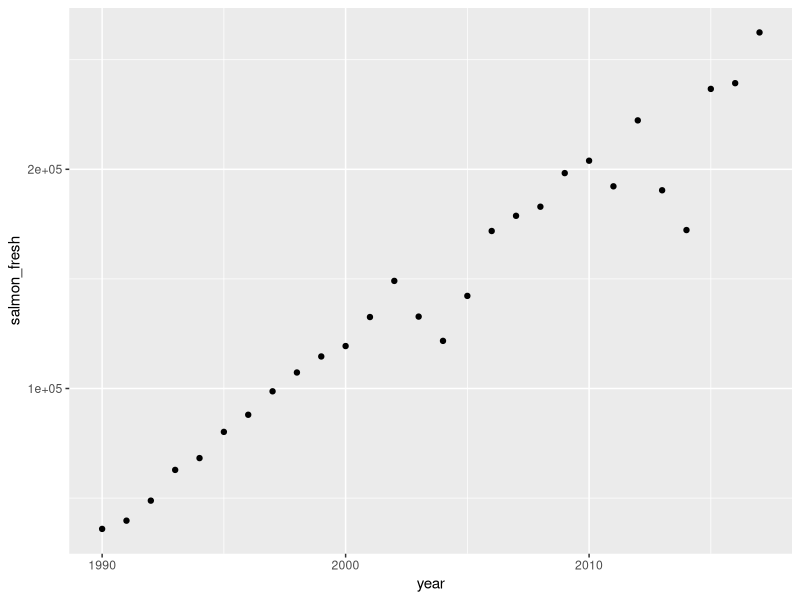
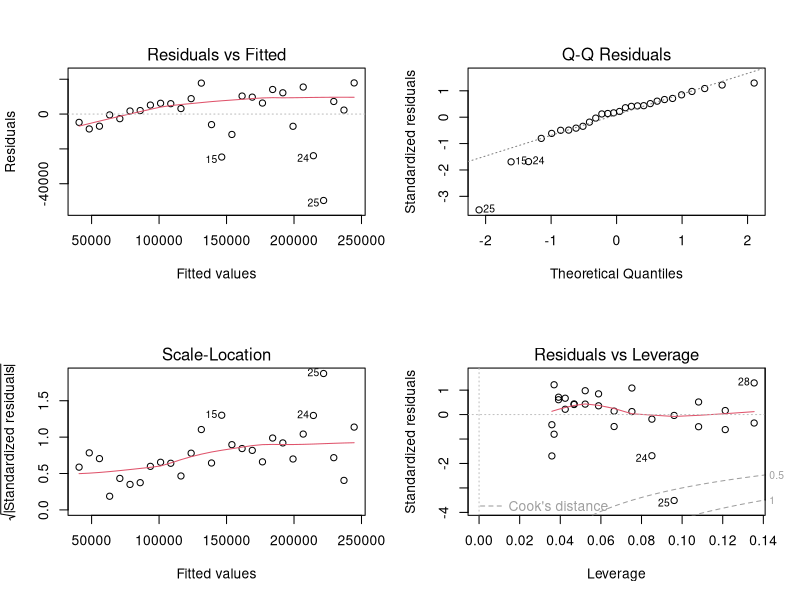
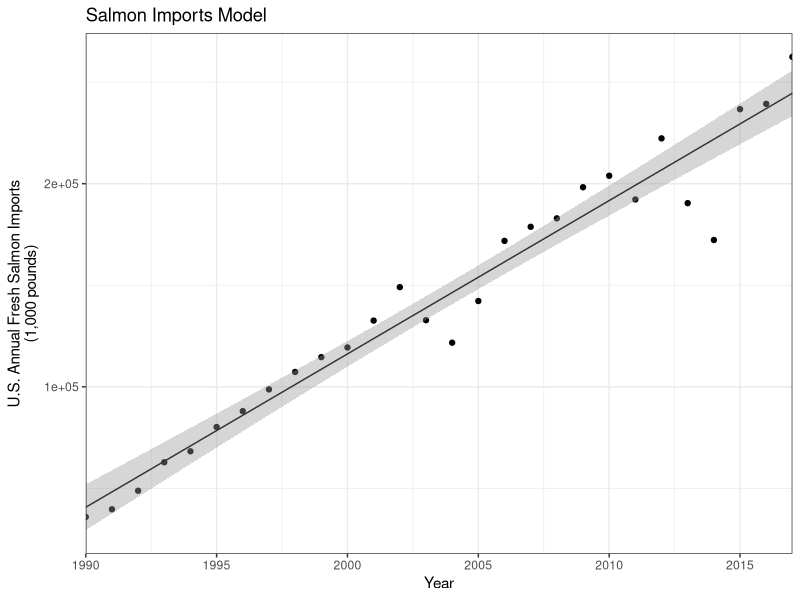

Write R code to recreate these figures, in order.
## ---- chunk 1
knitr::opts_chunk$set(echo = TRUE)
## ---- chunk 2

library(tidyverse)
salmon <- read_csv('salmon_imports.csv')

## ---- chunk 3

salmon_scatter <- salmon %>% 
  ggplot(aes(x = year, y = salmon_fresh))+
  geom_point()

salmon_scatter

#Overall it looks linear but with some variation. Concernsa re the few spikes
## ---- chunk 4
# format for linear regression is 
# model_name <- lm(y_variable ~ x_variable, data - df_name)

salmon_model <- lm(salmon_fresh ~ year, data = salmon)
salmon_model

# imports(tons) = -14982940 + 7550 (year)

## ---- chunk 5
par(mfrow = c(2,2)) #use to view all graphs from plot at once
plot(salmon_model)

#residauls appear noramlly distrubuted
# some concerns about heteroscedasticitity
#maybe a few outliers
## ---- chunk 6
summary(salmon_model)

#p < .001 
## ---- chunk 7

salmon_final_graph <- salmon %>% 
  ggplot(aes(x = year, y = salmon_fresh))+
  geom_point()+
  geom_smooth(method = lm, se = TRUE, size = 0.5, color = "gray20") + #plots the linear model with a confidence interval (se)
  theme_bw() +
  labs(x = "Year", y = "U.S. Annual Fresh Salmon Imports\n(1,000 pounds)", title = "Salmon Imports Model") +
  scale_x_continuous(expand = c(0,0), limits = c(1990, 2017))

salmon_final_graph
## ---- chunk 8

new_years <- data.frame(year = c(2022, 2024, 2026, 2028)) #creates a new data frame with thte years we want to predict using our model

#now feed this new data frame into the predict() function 

future_predict <- predict(salmon_model, newdata = new_years, interval = "confidence")

future_predict

predictions <- data.frame(new_years, future_predict)

predictions  #a new data frame that binds the predictions to the years

## ---- chunk 9

salmon_cor <- cor.test(salmon$year, salmon$salmon_fresh)

salmon_cor

#r=.974...strong positve correlation
